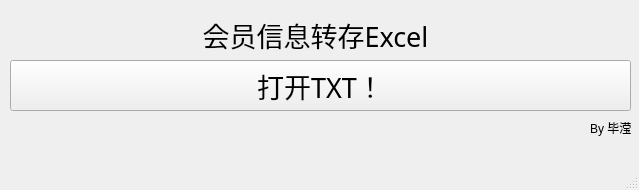
<?xml version="1.0" encoding="UTF-8"?>
<ui version="4.0">
 <class>MainWindow</class>
 <widget class="QMainWindow" name="MainWindow">
  <property name="geometry">
   <rect>
    <x>0</x>
    <y>0</y>
    <width>639</width>
    <height>190</height>
   </rect>
  </property>
  <property name="windowTitle">
   <string>MainWindow</string>
  </property>
  <widget class="QWidget" name="centralwidget">
   <widget class="QLabel" name="label_title">
    <property name="geometry">
     <rect>
      <x>180</x>
      <y>10</y>
      <width>271</width>
      <height>51</height>
     </rect>
    </property>
    <property name="font">
     <font>
      <family>微软雅黑</family>
      <pointsize>20</pointsize>
     </font>
    </property>
    <property name="text">
     <string>&lt;html&gt;&lt;head/&gt;&lt;body&gt;&lt;p&gt;会员信息转存Excel&lt;/p&gt;&lt;/body&gt;&lt;/html&gt;</string>
    </property>
    <property name="textFormat">
     <enum>Qt::AutoText</enum>
    </property>
    <property name="alignment">
     <set>Qt::AlignCenter</set>
    </property>
    <property name="margin">
     <number>0</number>
    </property>
    <property name="textInteractionFlags">
     <set>Qt::LinksAccessibleByMouse</set>
    </property>
   </widget>
   <widget class="QPushButton" name="pushButton_transform">
    <property name="geometry">
     <rect>
      <x>10</x>
      <y>60</y>
      <width>621</width>
      <height>51</height>
     </rect>
    </property>
    <property name="font">
     <font>
      <family>微软雅黑</family>
      <pointsize>20</pointsize>
     </font>
    </property>
    <property name="text">
     <string>打开TXT！</string>
    </property>
   </widget>
   <widget class="QLabel" name="label">
    <property name="geometry">
     <rect>
      <x>590</x>
      <y>120</y>
      <width>41</width>
      <height>16</height>
     </rect>
    </property>
    <property name="text">
     <string>By 毕滢</string>
    </property>
   </widget>
  </widget>
  <widget class="QMenuBar" name="menubar">
   <property name="geometry">
    <rect>
     <x>0</x>
     <y>0</y>
     <width>639</width>
     <height>23</height>
    </rect>
   </property>
  </widget>
  <widget class="QStatusBar" name="statusbar"/>
 </widget>
 <resources/>
 <connections/>
</ui>
